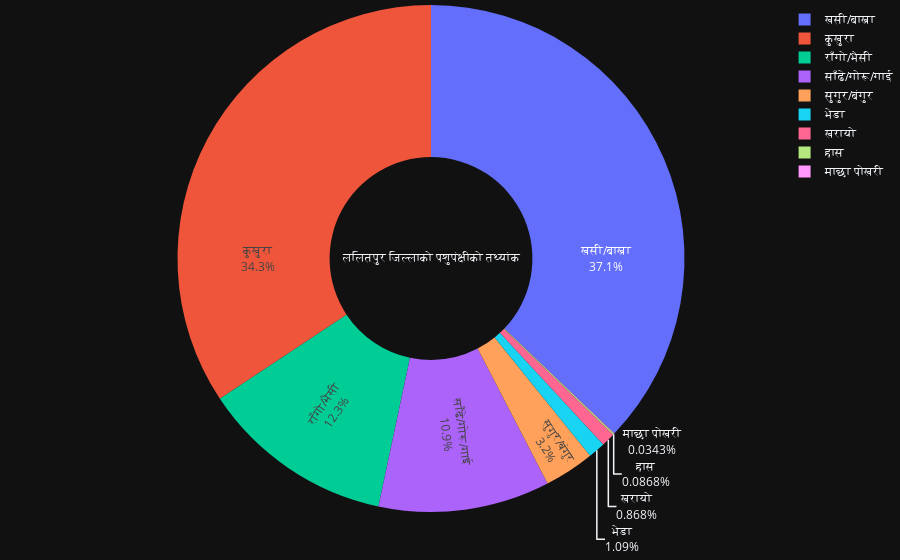

This figure's notebook cell:
### Code cell
import plotly.graph_objects as go

labels = ['साँढे/गोरू/गाई','राँगो/भैसी','खसी/बाख्रा','भेडा','सुगुर/बंगुर','कुखुरा','हास','खरायो','माछा पोखरी']
values = [23925, 27000,81236,2390,7001,75155, 190,1900,75]

fig = go.Figure(data=[go.Pie(labels=labels, 
                             values=values, 
                             textinfo='label+percent',
                             insidetextorientation='radial',
                             hole=.4,
                             title='ललितपुर जिल्लाको पशुपंक्षीको तथ्यांक',
                             
                            )])
fig.update_layout(margin=dict(t=0, b=0, l=0, r=0),
                template='plotly_dark',)

fig.show()

### Figure 1 — Plotly figure (JSON) as saved in the notebook; plotly's stock layout.template omitted (floating-point values rounded to 4 significant figures)
{"data": [{"hole": 0.4, "insidetextorientation": "radial", "labels": ["साँढे/गोरू/गाई", "राँगो/भैसी", "खसी/बाख्रा", "भेडा", "सुगुर/बंगुर", "कुखुरा", "हास", "खरायो", "माछा पोखरी"], "textinfo": "label+percent", "title": {"text": "ललितपुर जिल्लाको पशुपंक्षीको तथ्यांक"}, "type": "pie", "values": [23925, 27000, 81236, 2390, 7001, 75155, 190, 1900, 75]}], "layout": {"margin": {"b": 0, "l": 0, "r": 0, "t": 0}}}
